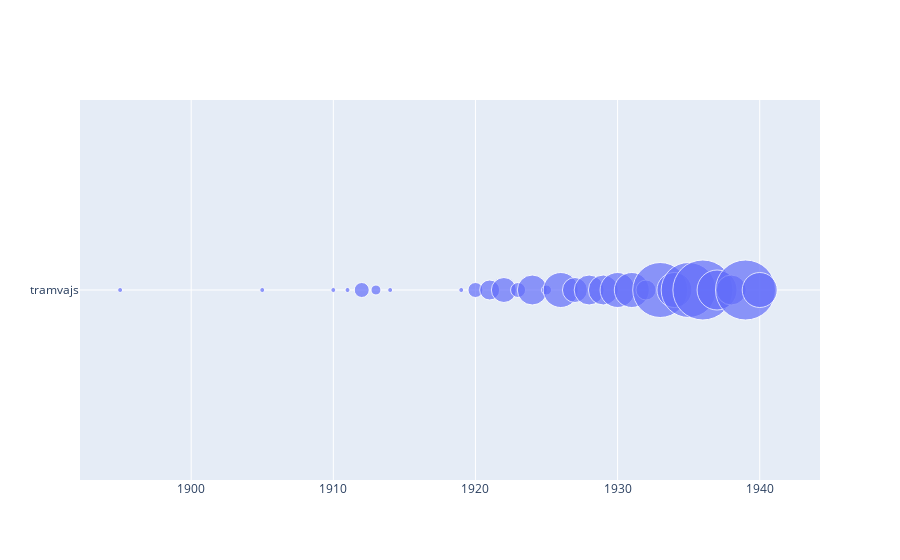

Here is the notebook cell this chart was saved with:
### Code cell
# let's plot term_rows_grouped as a bubble chart,
# year on x axis, term "tramvajs" on y axis, size of the bubble is the count of file_stem_short"
term = "tramvajs"
# fig = px.scatter(term_rows_grouped, x=term_rows_grouped.index, y=term, size=term_rows_grouped.values, title=f"Term '{term}' usage per year")
# we will use plotly graph objects to create the same chart
# x axis is year, y axis is term "tramvajs", size of the bubble is the count of file_stem_short"
fig = go.Figure(data=[go.Scatter(
    x=term_rows_grouped.index, 
    y=[term] * len(term_rows_grouped), 
    mode='markers',
    marker=dict(
        size=term_rows_grouped.values*5,
    )
)])
fig.show()

### Figure 1 — Plotly figure (JSON) as saved in the notebook; plotly's stock layout.template omitted (floating-point values rounded to 4 significant figures)
{"data": [{"marker": {"size": [5, 5, 5, 5, 15, 10, 5, 5, 15, 20, 25, 15, 30, 10, 35, 25, 30, 30, 35, 35, 20, 55, 35, 55, 60, 40, 30, 60, 35]}, "mode": "markers", "type": "scatter", "x": [1895, 1905, 1910, 1911, 1912, 1913, 1914, 1919, 1920, 1921, 1922, 1923, 1924, 1925, 1926, 1927, 1928, 1929, 1930, 1931, 1932, 1933, 1934, 1935, 1936, 1937, 1938, 1939, 1940], "y": ["tramvajs", "tramvajs", "tramvajs", "tramvajs", "tramvajs", "tramvajs", "tramvajs", "tramvajs", "tramvajs", "tramvajs", "tramvajs", "tramvajs", "tramvajs", "tramvajs", "tramvajs", "tramvajs", "tramvajs", "tramvajs", "tramvajs", "tramvajs", "tramvajs", "tramvajs", "tramvajs", "tramvajs", "tramvajs", "tramvajs", "tramvajs", "tramvajs", "tramvajs"]}], "layout": {}}
